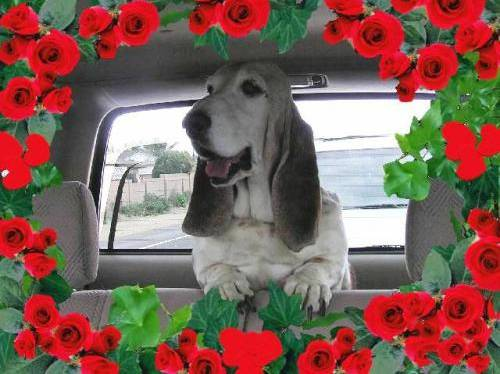
#> input picture ComputerVision-Opencv/images/dog5.jpg, 500 x 374 px
$ jupyter execute --allow-errors 'Image Processing.ipynb'
#> lines starting #> are read from the running program, lines starting #| are printed output that depends on the picture
## Image Processing
Sometimes,	you	have	to	work	with	specific	channels	on	multichannel	images.	To do	this,	you	have	to	split	the	multichannel	image	into	several	single-channel images.	Additionally,	once	the	processing	has	been	done,	you	may	want	to create	one	multichannel	image	from	different	single-channel	images.	In	order	to both	split	and	merge	channels,	you	can	use	the	cv2.split()	and cv2.merge()	functions,	respectively.

The	cv2.split()	function	splits	the	source multichannel	image	into	several	single-channel	images.	The	cv2.merge()	function merges	several	single-channel	images	into	a	multichannel	image

Using	the	cv2.split()	function,	if	you	want to	get	the	three	channels	from	a	loaded	BGR	image,	then	you	should	use	the following	code:

Using	the	cv2.merge()	function,	if	you	want	to	build	the	BGR	image	again	from	its three	channels,	then	you	should	use	the	following	code


[cell 1]
import cv2
import matplotlib.pyplot as plt
import numpy as np

[cell 2]
numpy_version = np.__version__
opencv_version = cv2.__version__
print("NUmpy version:{numpy}".format(numpy = numpy_version))
print("OpenCv version:{opencv}".format(opencv = opencv_version))

[cell 3]
def displayImage(imageList):
    plt.figure(figsize=(30,20))
    i = 0
    for item in imageList:
        plt.subplot(1, 5, i+1)
        plt.imshow(item['image'])
        i += 1
        plt.axis('off')
        plt.title(item['name'])
    plt.show()
#imageList = [{'name':'Original','image':image},{'name':'Gray Scale','image':gray},]

[cell 4]
image = cv2.imread('images/dog5.jpg')
#> image is the input picture: shape (374, 500, 3); mean B, G, R 87.2, 95.3, 129.2

displayImage([{'name':'Original','image':image}])

[cell 5]
## Split Image
(b, g, r) = cv2.split(image)
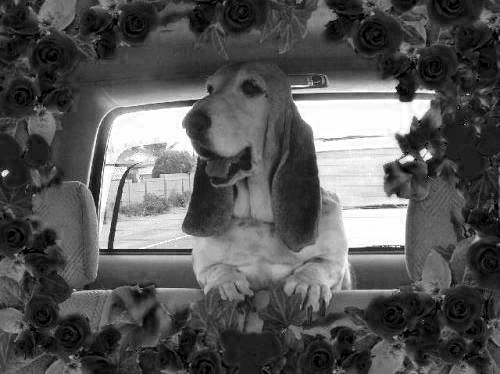
#> b: shape (374, 500); min 0, max 255, mean 87.2
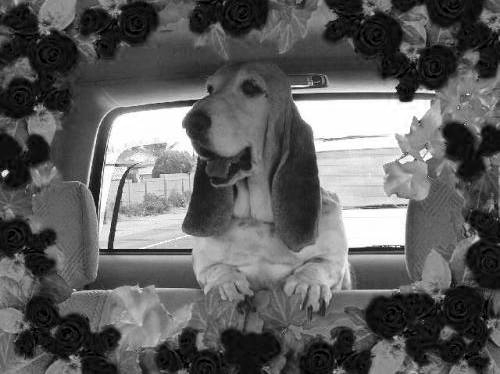
#> g: shape (374, 500); min 0, max 255, mean 95.3
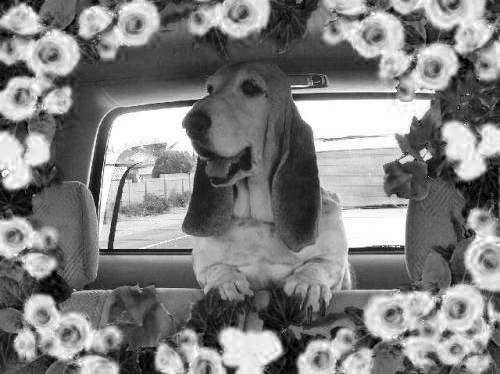
#> r: shape (374, 500); min 0, max 255, mean 129.2

[cell 6]
image_copy = cv2.merge((b,g,r))

displayImage([{'name':'Image Copy','image':image_copy}])

[cell 7]
image_without_blue = image[:,:,0]


#> (the rest of this cell did not finish here and is left out)

[cell 8]
image_without_blue.shape
#> Out = (374, 500)

## Scaling an Image
When	scaling	an	image,	you	can	call	cv2.resize()	with	a	specific	size,	and	the scaling	factors	(fx	and	fy)	will	be	calculated	based	on	the	provided	size

[cell 9]
resized_image1 = cv2.resize(image, (80,60),interpolation = cv2.INTER_LINEAR)
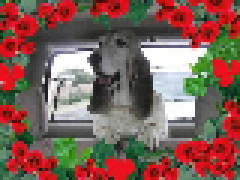
#> resized_image1: shape (60, 80, 3) (shown 3 times larger); mean B, G, R 87, 95.2, 129
resized_image2 = cv2.resize(image, (80,60),interpolation = cv2.INTER_CUBIC)
resized_image3 = cv2.resize(image, (80,60),interpolation = cv2.INTER_AREA)
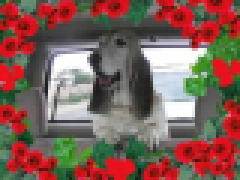
#> resized_image3: shape (60, 80, 3) (shown 3 times larger); mean B, G, R 87.2, 95.3, 129.2
resized_image4 = cv2.resize(image, (80,60),interpolation = cv2.INTER_LANCZOS4)

images = [
    {'name':'INTER_LINEAR','image':resized_image1},
    {'name':'INTER_CUBIC','image':resized_image2},
    {'name':'INTER_AREA','image':resized_image3},
    {'name':'INTER_LANCZOS4','image':resized_image4},
]
displayImage(images)

[cell 10]
image.shape
#> Out = (374, 500, 3)

## Rotating Image

In	order	to	rotate	the	image,	we	make	use	of	the	cv.getRotationMatrix2D()	function to	build	the	2	x	3	transformation	matrix.	This	matrix	rotates	the	image	at	the desired	angle	(in	degrees),	where	positive	values	indicate	a	counterclockwise rotation.	Both	the	center	of	rotation	and	the	scale	factor	can	also	be	adjusted.

[cell 11]
h,w = image.shape[:2]
#> h = 374; w = 500
M = cv2.getRotationMatrix2D((w/2.0, h/2.0),30, 1)
desImage = cv2.warpAffine(image, M, (w, h))
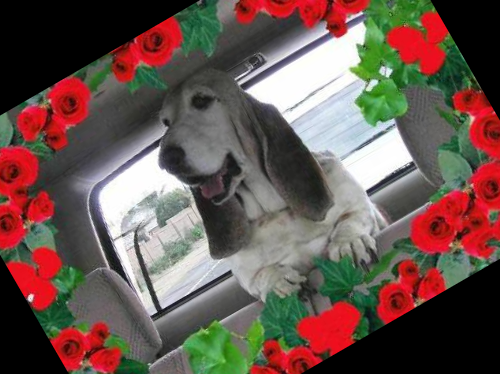
#> desImage: shape (374, 500, 3); mean B, G, R 78.9, 85.3, 106.2
displayImage([{'name':'Image Copy','image':desImage}])

## Affine	transformation	of	an	image

An	affine	transformation	is	a	transformation	where	points,	straight	lines,	and	planes	are preserved.	Additionally,	the	parallel	lines	will	remain	parallel	after	this	transformation. However,	an	affine	transformation	does	not	preserve	both	the	distance	and	angles	between points

In	an	affine	transformation,	we	first	make	use	of the	cv2.getAffineTransform()	function	to	build	the	2	x	3	transformation	matrix, which	will	be	obtained	from	the	input	image	and	the	corresponding	coordinates in	the	transformed	image.	Finally,	this	M	matrix	is	passed	to	cv2.warpAffine(),	as follows

[cell 12]
pts1 = np.float32([[135,45],[385,45],[135,230]])
pts2 = np.float32([[135,45],[385,45],[135,230]])

M = cv2.getAffineTransform(pts1, pts2)
dst_image = cv2.warpAffine(image, M, (300,300))
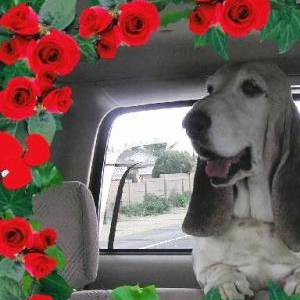
#> dst_image: shape (300, 300, 3); mean B, G, R 91.3, 95.7, 119.5

displayImage([{'name':'Original','image':image},{'name':'Image Copy','image':dst_image}])

$ run again, with ComputerVision-Opencv/images/dog1.jpg copied over ComputerVision-Opencv/images/dog5.jpg
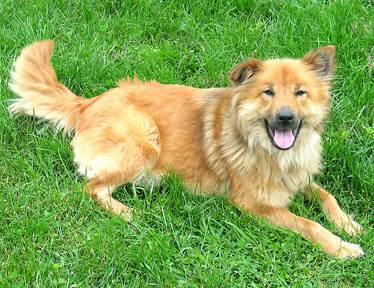
#> input picture ComputerVision-Opencv/images/dog1.jpg, 374 x 288 px
#> image is the input picture: shape (288, 374, 3); mean B, G, R 85.3, 165.6, 131.4
#> `desImage = cv2.warpAffine(image, M, (w, h))`:
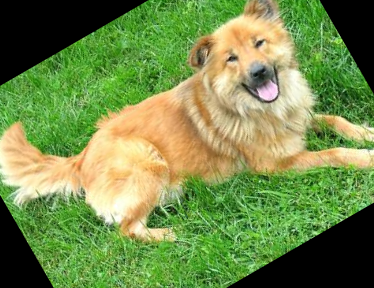
#> desImage: shape (288, 374, 3); mean B, G, R 74.6, 139.3, 116
#> `dst_image = cv2.warpAffine(image, M, (300,300))`:
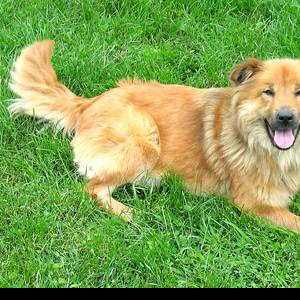
#> dst_image: shape (300, 300, 3); mean B, G, R 82.6, 160, 129.3

$ run again, with ComputerVision-Opencv/images/dog2.jpg copied over ComputerVision-Opencv/images/dog5.jpg
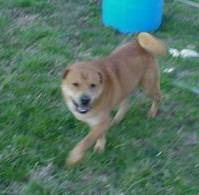
#> input picture ComputerVision-Opencv/images/dog2.jpg, 199 x 195 px
#> image is the input picture: shape (195, 199, 3); mean B, G, R 100, 116, 81.7
#> `desImage = cv2.warpAffine(image, M, (w, h))`:
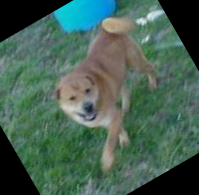
#> desImage: shape (195, 199, 3); mean B, G, R 84.2, 98.1, 70.6
#> `dst_image = cv2.warpAffine(image, M, (300,300))`:
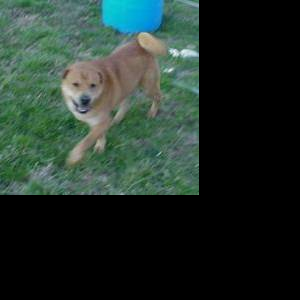
#> dst_image: shape (300, 300, 3); mean B, G, R 43.1, 50, 35.2

$ run again, with ComputerVision-Opencv/images/dog3.jpg copied over ComputerVision-Opencv/images/dog5.jpg
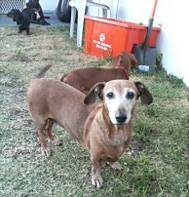
#> input picture ComputerVision-Opencv/images/dog3.jpg, 189 x 197 px
#> image is the input picture: shape (197, 189, 3); mean B, G, R 137.6, 145.9, 149
#> `dst_image = cv2.warpAffine(image, M, (300,300))`:
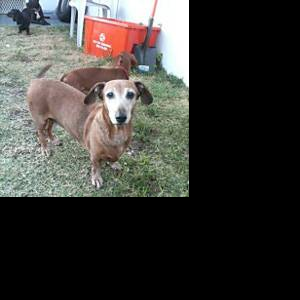
#> dst_image: shape (300, 300, 3); mean B, G, R 56.9, 60.4, 61.6
